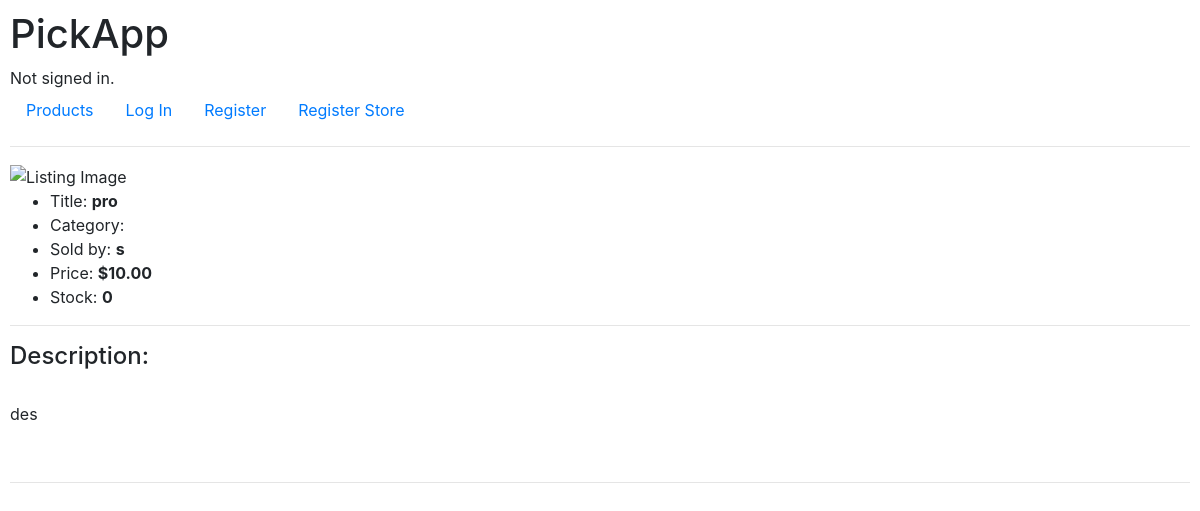
Page /view/1 on the earlier database version.
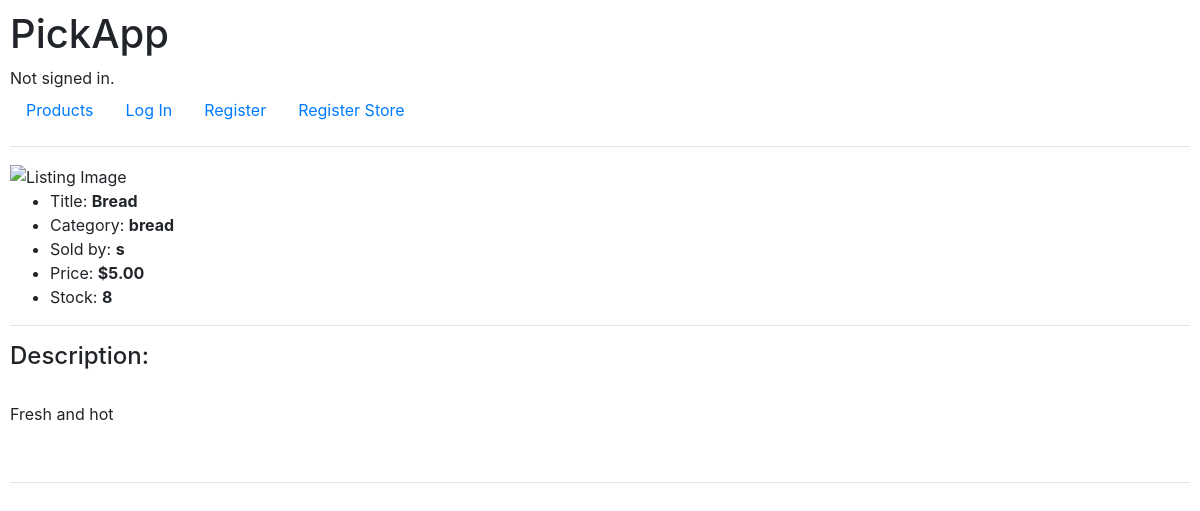
Same page on the later database version.
### PickAppDemo/models.py (models this page shows, shortened)
class Listing(models.Model):
    store = models.ForeignKey(Store, on_delete=models.CASCADE)
    title = models.CharField(max_length=128)
    image = models.URLField()
    content = models.TextField(max_length=512)
    price = models.DecimalField(max_digits=10, decimal_places=2, default=0)
    stock = models.DecimalField(max_digits=10, decimal_places=0, default=0)
    category = models.CharField(max_length=128)
    active = models.BooleanField(default=True)

class Store(models.Model):
    user = models.OneToOneField(User, on_delete=models.CASCADE)
    location = models.CharField(max_length=128)
    logo = models.URLField()

class User(AbstractUser):
    is_customer = models.BooleanField('customer_status', default=False)
    is_store = models.BooleanField('store_status', default=False)

### PickAppDemo/views.py (the view, shortened to what this page needs)
# urls.py: path("view/<int:pid>", views.view_listing, name="view"),
def view_listing(request, pid):
    listing = Listing.objects.get(pk=pid)
    return render(request, "PickAppDemo/listing.html", {
        "listing": listing,
    })

### PickAppDemo/templates/PickAppDemo/listing.html (shortened to what this page needs)
{% extends "PickAppDemo/layout.html" %}
{% block body %}
    <img src="{{ listing.image }}" alt="Listing Image" height="300px">
    <ul>
        <li>Title: <strong>{{ listing.title }}</strong></li>
        <li>Category: <strong>{{ listing.category }}</strong></li>
        <li>Sold by: <strong>{{ listing.store.user }}</strong></li>
        <li>Price: <strong>${{ listing.price }}</strong></li>
        <li>Stock: <strong>{{ listing.stock }}</strong></li>
    </ul>
    <hr>
    <h4>Description:</h4><br>
    <p>{{ listing.content }}</p>
    <br>
    <hr>
{% endblock %}

Differences in the rows shown:
changed Listing: title "pro" → "Bread"; category (not shown) → "bread"; price "10.00" → "5.00"; stock "0" → "8"; content "des" → "Fresh and hot"
